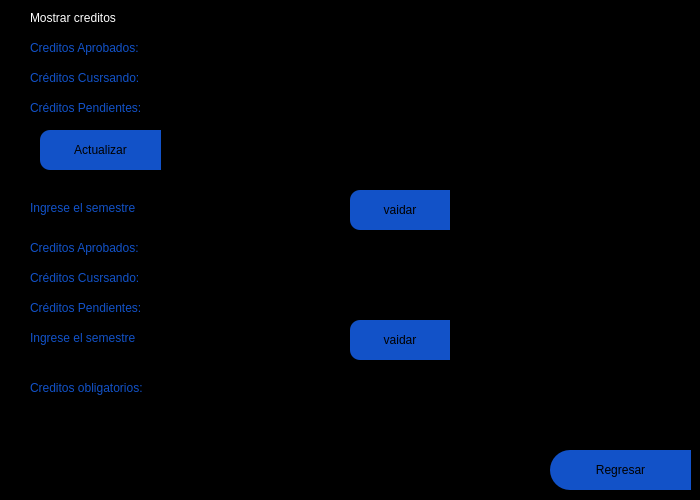
<?xml version="1.0" encoding="UTF-8"?>
<ui version="4.0">
 <class>MainWindow</class>
 <widget class="QMainWindow" name="MainWindow">
  <property name="geometry">
   <rect>
    <x>0</x>
    <y>0</y>
    <width>700</width>
    <height>500</height>
   </rect>
  </property>
  <property name="minimumSize">
   <size>
    <width>100</width>
    <height>500</height>
   </size>
  </property>
  <property name="maximumSize">
   <size>
    <width>700</width>
    <height>500</height>
   </size>
  </property>
  <property name="contextMenuPolicy">
   <enum>Qt::DefaultContextMenu</enum>
  </property>
  <property name="windowTitle">
   <string>Contar creditos</string>
  </property>
  <property name="styleSheet">
   <string notr="true"/>
  </property>
  <widget class="QWidget" name="centralwidget">
   <property name="maximumSize">
    <size>
     <width>700</width>
     <height>500</height>
    </size>
   </property>
   <widget class="QFrame" name="frame">
    <property name="geometry">
     <rect>
      <x>0</x>
      <y>0</y>
      <width>700</width>
      <height>500</height>
     </rect>
    </property>
    <property name="minimumSize">
     <size>
      <width>700</width>
      <height>500</height>
     </size>
    </property>
    <property name="maximumSize">
     <size>
      <width>700</width>
      <height>500</height>
     </size>
    </property>
    <property name="styleSheet">
     <string notr="true">QFrame{
background-color: rgb(0, 0, 0);
}



QLabel{
color: rgb(18, 82, 200);

font: 75 12pt &quot;Arial Black&quot;;
	
}



QLineEdit{
background-color: rgb(0, 0, 0);
color: rgb(255, 255, 255);

font: 75 12pt &quot;Arial&quot;;
	
}</string>
    </property>
    <property name="frameShape">
     <enum>QFrame::StyledPanel</enum>
    </property>
    <property name="frameShadow">
     <enum>QFrame::Raised</enum>
    </property>
    <widget class="QPushButton" name="bt_regresar">
     <property name="geometry">
      <rect>
       <x>550</x>
       <y>450</y>
       <width>141</width>
       <height>40</height>
      </rect>
     </property>
     <property name="minimumSize">
      <size>
       <width>100</width>
       <height>40</height>
      </size>
     </property>
     <property name="styleSheet">
      <string notr="true">QPushButton{
background-color: rgb(18, 82, 200);
border-top-left-radius: 20px;
border-bottom-left-radius: 20px;

font: 75 11pt &quot;Arial Black&quot;;
	
}

QPushButton:hover{
background-color: white;
border-top-left-radius: 20px;
border-bottom-left-radius: 20px;

font: 75 11pt &quot;Arial Black&quot;;
}</string>
     </property>
     <property name="text">
      <string>Regresar</string>
     </property>
     <property name="icon">
      <iconset>
       <normaloff>pngfind.com-back-png-1934895.png</normaloff>pngfind.com-back-png-1934895.png</iconset>
     </property>
     <property name="iconSize">
      <size>
       <width>32</width>
       <height>32</height>
      </size>
     </property>
    </widget>
    <widget class="QPushButton" name="btn_actualizar">
     <property name="geometry">
      <rect>
       <x>40</x>
       <y>130</y>
       <width>121</width>
       <height>40</height>
      </rect>
     </property>
     <property name="minimumSize">
      <size>
       <width>100</width>
       <height>40</height>
      </size>
     </property>
     <property name="styleSheet">
      <string notr="true">QPushButton{
background-color: rgb(18, 82, 200);
border-top-left-radius: 10px;
border-bottom-left-radius:10px;

font: 75 11pt &quot;Arial Black&quot;;
	
}

QPushButton:hover{
background-color: white;
border-top-left-radius: 10px;
border-bottom-left-radius: 10px;

font: 75 11pt &quot;Arial Black&quot;;
}</string>
     </property>
     <property name="text">
      <string>Actualizar</string>
     </property>
     <property name="icon">
      <iconset>
       <normaloff>pngwing.com.png</normaloff>pngwing.com.png</iconset>
     </property>
     <property name="iconSize">
      <size>
       <width>32</width>
       <height>32</height>
      </size>
     </property>
    </widget>
    <widget class="QLabel" name="label_8">
     <property name="geometry">
      <rect>
       <x>30</x>
       <y>0</y>
       <width>400</width>
       <height>35</height>
      </rect>
     </property>
     <property name="minimumSize">
      <size>
       <width>400</width>
       <height>35</height>
      </size>
     </property>
     <property name="maximumSize">
      <size>
       <width>200</width>
       <height>30</height>
      </size>
     </property>
     <property name="styleSheet">
      <string notr="true">QLabel{
color: rgb(255, 255, 255);

font: 75 12pt &quot;Arial Black&quot;;
	
}</string>
     </property>
     <property name="text">
      <string>Mostrar creditos</string>
     </property>
    </widget>
    <widget class="QLabel" name="label_9">
     <property name="geometry">
      <rect>
       <x>30</x>
       <y>30</y>
       <width>181</width>
       <height>35</height>
      </rect>
     </property>
     <property name="minimumSize">
      <size>
       <width>100</width>
       <height>35</height>
      </size>
     </property>
     <property name="maximumSize">
      <size>
       <width>200</width>
       <height>30</height>
      </size>
     </property>
     <property name="text">
      <string>Creditos Aprobados:</string>
     </property>
    </widget>
    <widget class="QLabel" name="label_apro">
     <property name="geometry">
      <rect>
       <x>220</x>
       <y>30</y>
       <width>181</width>
       <height>35</height>
      </rect>
     </property>
     <property name="minimumSize">
      <size>
       <width>100</width>
       <height>35</height>
      </size>
     </property>
     <property name="maximumSize">
      <size>
       <width>200</width>
       <height>30</height>
      </size>
     </property>
     <property name="styleSheet">
      <string notr="true">QLabel{
color: rgb(255, 255, 255);

font: 75 12pt &quot;Arial Black&quot;;
	
}</string>
     </property>
     <property name="text">
      <string/>
     </property>
    </widget>
    <widget class="QLabel" name="label_13">
     <property name="geometry">
      <rect>
       <x>30</x>
       <y>60</y>
       <width>181</width>
       <height>35</height>
      </rect>
     </property>
     <property name="minimumSize">
      <size>
       <width>100</width>
       <height>35</height>
      </size>
     </property>
     <property name="maximumSize">
      <size>
       <width>200</width>
       <height>30</height>
      </size>
     </property>
     <property name="text">
      <string>Créditos Cusrsando:</string>
     </property>
    </widget>
    <widget class="QLabel" name="label_cursando">
     <property name="geometry">
      <rect>
       <x>220</x>
       <y>60</y>
       <width>181</width>
       <height>35</height>
      </rect>
     </property>
     <property name="minimumSize">
      <size>
       <width>100</width>
       <height>35</height>
      </size>
     </property>
     <property name="maximumSize">
      <size>
       <width>200</width>
       <height>30</height>
      </size>
     </property>
     <property name="styleSheet">
      <string notr="true">QLabel{
color: rgb(255, 255, 255);

font: 75 12pt &quot;Arial Black&quot;;
	
}</string>
     </property>
     <property name="text">
      <string/>
     </property>
    </widget>
    <widget class="QLabel" name="label_14">
     <property name="geometry">
      <rect>
       <x>30</x>
       <y>90</y>
       <width>181</width>
       <height>35</height>
      </rect>
     </property>
     <property name="minimumSize">
      <size>
       <width>100</width>
       <height>35</height>
      </size>
     </property>
     <property name="maximumSize">
      <size>
       <width>200</width>
       <height>30</height>
      </size>
     </property>
     <property name="text">
      <string>Créditos Pendientes:</string>
     </property>
    </widget>
    <widget class="QLabel" name="label_pendiente">
     <property name="geometry">
      <rect>
       <x>220</x>
       <y>90</y>
       <width>181</width>
       <height>35</height>
      </rect>
     </property>
     <property name="minimumSize">
      <size>
       <width>100</width>
       <height>35</height>
      </size>
     </property>
     <property name="maximumSize">
      <size>
       <width>200</width>
       <height>30</height>
      </size>
     </property>
     <property name="styleSheet">
      <string notr="true">QLabel{
color: rgb(255, 255, 255);

font: 75 12pt &quot;Arial Black&quot;;
	
}</string>
     </property>
     <property name="text">
      <string/>
     </property>
    </widget>
    <widget class="QLabel" name="label_12">
     <property name="geometry">
      <rect>
       <x>30</x>
       <y>190</y>
       <width>181</width>
       <height>35</height>
      </rect>
     </property>
     <property name="minimumSize">
      <size>
       <width>100</width>
       <height>35</height>
      </size>
     </property>
     <property name="maximumSize">
      <size>
       <width>200</width>
       <height>30</height>
      </size>
     </property>
     <property name="text">
      <string>Ingrese el semestre</string>
     </property>
    </widget>
    <widget class="QLineEdit" name="lineEdit_numsem">
     <property name="geometry">
      <rect>
       <x>220</x>
       <y>200</y>
       <width>121</width>
       <height>20</height>
      </rect>
     </property>
    </widget>
    <widget class="QPushButton" name="btn_validar">
     <property name="geometry">
      <rect>
       <x>350</x>
       <y>190</y>
       <width>100</width>
       <height>40</height>
      </rect>
     </property>
     <property name="minimumSize">
      <size>
       <width>100</width>
       <height>40</height>
      </size>
     </property>
     <property name="styleSheet">
      <string notr="true">QPushButton{
background-color: rgb(18, 82, 200);
border-top-left-radius: 10px;
border-bottom-left-radius:10px;

font: 75 11pt &quot;Arial Black&quot;;
	
}

QPushButton:hover{
background-color: white;
border-top-left-radius: 10px;
border-bottom-left-radius: 10px;

font: 75 11pt &quot;Arial Black&quot;;
}</string>
     </property>
     <property name="text">
      <string>vaidar</string>
     </property>
     <property name="icon">
      <iconset>
       <normaloff>pngwing.com.png</normaloff>pngwing.com.png</iconset>
     </property>
     <property name="iconSize">
      <size>
       <width>32</width>
       <height>32</height>
      </size>
     </property>
    </widget>
    <widget class="QLabel" name="label_15">
     <property name="geometry">
      <rect>
       <x>30</x>
       <y>230</y>
       <width>181</width>
       <height>35</height>
      </rect>
     </property>
     <property name="minimumSize">
      <size>
       <width>100</width>
       <height>35</height>
      </size>
     </property>
     <property name="maximumSize">
      <size>
       <width>200</width>
       <height>30</height>
      </size>
     </property>
     <property name="text">
      <string>Creditos Aprobados:</string>
     </property>
    </widget>
    <widget class="QLabel" name="label_16">
     <property name="geometry">
      <rect>
       <x>30</x>
       <y>260</y>
       <width>181</width>
       <height>35</height>
      </rect>
     </property>
     <property name="minimumSize">
      <size>
       <width>100</width>
       <height>35</height>
      </size>
     </property>
     <property name="maximumSize">
      <size>
       <width>200</width>
       <height>30</height>
      </size>
     </property>
     <property name="text">
      <string>Créditos Cusrsando:</string>
     </property>
    </widget>
    <widget class="QLabel" name="label_17">
     <property name="geometry">
      <rect>
       <x>30</x>
       <y>290</y>
       <width>181</width>
       <height>35</height>
      </rect>
     </property>
     <property name="minimumSize">
      <size>
       <width>100</width>
       <height>35</height>
      </size>
     </property>
     <property name="maximumSize">
      <size>
       <width>200</width>
       <height>30</height>
      </size>
     </property>
     <property name="text">
      <string>Créditos Pendientes:</string>
     </property>
    </widget>
    <widget class="QLabel" name="label_semapro">
     <property name="geometry">
      <rect>
       <x>220</x>
       <y>240</y>
       <width>181</width>
       <height>20</height>
      </rect>
     </property>
     <property name="minimumSize">
      <size>
       <width>100</width>
       <height>20</height>
      </size>
     </property>
     <property name="maximumSize">
      <size>
       <width>200</width>
       <height>30</height>
      </size>
     </property>
     <property name="styleSheet">
      <string notr="true">QLabel{
color: rgb(255, 255, 255);

font: 75 12pt &quot;Arial Black&quot;;
	
}</string>
     </property>
     <property name="text">
      <string/>
     </property>
    </widget>
    <widget class="QLabel" name="label_semcurs">
     <property name="geometry">
      <rect>
       <x>220</x>
       <y>270</y>
       <width>181</width>
       <height>20</height>
      </rect>
     </property>
     <property name="minimumSize">
      <size>
       <width>100</width>
       <height>20</height>
      </size>
     </property>
     <property name="maximumSize">
      <size>
       <width>200</width>
       <height>30</height>
      </size>
     </property>
     <property name="styleSheet">
      <string notr="true">QLabel{
color: rgb(255, 255, 255);

font: 75 12pt &quot;Arial Black&quot;;
	
}</string>
     </property>
     <property name="text">
      <string/>
     </property>
    </widget>
    <widget class="QLabel" name="label_sempen">
     <property name="geometry">
      <rect>
       <x>220</x>
       <y>300</y>
       <width>181</width>
       <height>20</height>
      </rect>
     </property>
     <property name="minimumSize">
      <size>
       <width>100</width>
       <height>20</height>
      </size>
     </property>
     <property name="maximumSize">
      <size>
       <width>200</width>
       <height>30</height>
      </size>
     </property>
     <property name="styleSheet">
      <string notr="true">QLabel{
color: rgb(255, 255, 255);

font: 75 12pt &quot;Arial Black&quot;;
	
}</string>
     </property>
     <property name="text">
      <string/>
     </property>
    </widget>
    <widget class="QLabel" name="label_18">
     <property name="geometry">
      <rect>
       <x>30</x>
       <y>320</y>
       <width>181</width>
       <height>35</height>
      </rect>
     </property>
     <property name="minimumSize">
      <size>
       <width>100</width>
       <height>35</height>
      </size>
     </property>
     <property name="maximumSize">
      <size>
       <width>200</width>
       <height>30</height>
      </size>
     </property>
     <property name="text">
      <string>Ingrese el semestre</string>
     </property>
    </widget>
    <widget class="QPushButton" name="btn_validarN">
     <property name="geometry">
      <rect>
       <x>350</x>
       <y>320</y>
       <width>100</width>
       <height>40</height>
      </rect>
     </property>
     <property name="minimumSize">
      <size>
       <width>100</width>
       <height>40</height>
      </size>
     </property>
     <property name="styleSheet">
      <string notr="true">QPushButton{
background-color: rgb(18, 82, 200);
border-top-left-radius: 10px;
border-bottom-left-radius:10px;

font: 75 11pt &quot;Arial Black&quot;;
	
}

QPushButton:hover{
background-color: white;
border-top-left-radius: 10px;
border-bottom-left-radius: 10px;

font: 75 11pt &quot;Arial Black&quot;;
}</string>
     </property>
     <property name="text">
      <string>vaidar</string>
     </property>
     <property name="icon">
      <iconset>
       <normaloff>pngwing.com.png</normaloff>pngwing.com.png</iconset>
     </property>
     <property name="iconSize">
      <size>
       <width>32</width>
       <height>32</height>
      </size>
     </property>
    </widget>
    <widget class="QLineEdit" name="lineEdit_numseN">
     <property name="geometry">
      <rect>
       <x>220</x>
       <y>330</y>
       <width>121</width>
       <height>20</height>
      </rect>
     </property>
    </widget>
    <widget class="QLabel" name="label_19">
     <property name="geometry">
      <rect>
       <x>30</x>
       <y>370</y>
       <width>191</width>
       <height>35</height>
      </rect>
     </property>
     <property name="minimumSize">
      <size>
       <width>100</width>
       <height>35</height>
      </size>
     </property>
     <property name="maximumSize">
      <size>
       <width>200</width>
       <height>30</height>
      </size>
     </property>
     <property name="text">
      <string>Creditos obligatorios:</string>
     </property>
    </widget>
    <widget class="QLabel" name="label_semN">
     <property name="geometry">
      <rect>
       <x>230</x>
       <y>380</y>
       <width>181</width>
       <height>20</height>
      </rect>
     </property>
     <property name="minimumSize">
      <size>
       <width>100</width>
       <height>20</height>
      </size>
     </property>
     <property name="maximumSize">
      <size>
       <width>200</width>
       <height>30</height>
      </size>
     </property>
     <property name="styleSheet">
      <string notr="true">QLabel{
color: rgb(255, 255, 255);

font: 75 12pt &quot;Arial Black&quot;;
	
}</string>
     </property>
     <property name="text">
      <string/>
     </property>
    </widget>
   </widget>
  </widget>
 </widget>
 <resources/>
 <connections/>
</ui>
